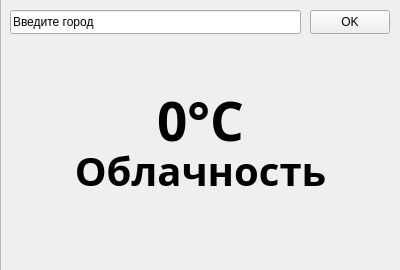
<?xml version="1.0" encoding="UTF-8"?>
<ui version="4.0">
 <class>WeatherRep</class>
 <widget class="QMainWindow" name="WeatherRep">
  <property name="geometry">
   <rect>
    <x>0</x>
    <y>0</y>
    <width>400</width>
    <height>270</height>
   </rect>
  </property>
  <property name="minimumSize">
   <size>
    <width>400</width>
    <height>270</height>
   </size>
  </property>
  <property name="maximumSize">
   <size>
    <width>400</width>
    <height>270</height>
   </size>
  </property>
  <property name="windowTitle">
   <string>MainWindow</string>
  </property>
  <property name="toolTip">
   <string/>
  </property>
  <property name="statusTip">
   <string/>
  </property>
  <property name="autoFillBackground">
   <bool>false</bool>
  </property>
  <property name="styleSheet">
   <string notr="true"/>
  </property>
  <widget class="QWidget" name="centralwidget">
   <widget class="QLabel" name="Temperature">
    <property name="geometry">
     <rect>
      <x>10</x>
      <y>90</y>
      <width>381</width>
      <height>61</height>
     </rect>
    </property>
    <property name="font">
     <font>
      <family>Candara</family>
      <pointsize>40</pointsize>
      <bold>true</bold>
     </font>
    </property>
    <property name="styleSheet">
     <string notr="true">color: rgb(0, 0, 0);</string>
    </property>
    <property name="lineWidth">
     <number>1</number>
    </property>
    <property name="text">
     <string>0°C</string>
    </property>
    <property name="alignment">
     <set>Qt::AlignCenter</set>
    </property>
    <property name="openExternalLinks">
     <bool>false</bool>
    </property>
   </widget>
   <widget class="QLabel" name="Weather">
    <property name="geometry">
     <rect>
      <x>0</x>
      <y>150</y>
      <width>401</width>
      <height>41</height>
     </rect>
    </property>
    <property name="font">
     <font>
      <family>Candara</family>
      <pointsize>30</pointsize>
      <bold>true</bold>
     </font>
    </property>
    <property name="styleSheet">
     <string notr="true">color: rgb(0, 0, 0);</string>
    </property>
    <property name="lineWidth">
     <number>1</number>
    </property>
    <property name="text">
     <string>Облачность</string>
    </property>
    <property name="alignment">
     <set>Qt::AlignCenter</set>
    </property>
    <property name="openExternalLinks">
     <bool>false</bool>
    </property>
   </widget>
   <widget class="QLineEdit" name="lineEdit">
    <property name="geometry">
     <rect>
      <x>10</x>
      <y>10</y>
      <width>291</width>
      <height>24</height>
     </rect>
    </property>
    <property name="text">
     <string>Введите город</string>
    </property>
   </widget>
   <widget class="QPushButton" name="pushButton">
    <property name="geometry">
     <rect>
      <x>310</x>
      <y>10</y>
      <width>80</width>
      <height>24</height>
     </rect>
    </property>
    <property name="text">
     <string>OK</string>
    </property>
   </widget>
   <widget class="QFrame" name="frame">
    <property name="geometry">
     <rect>
      <x>0</x>
      <y>-20</y>
      <width>401</width>
      <height>321</height>
     </rect>
    </property>
    <property name="styleSheet">
     <string notr="true">background-image: url(:/backgrounds/images/cloudy.jpg);</string>
    </property>
    <property name="frameShape">
     <enum>QFrame::StyledPanel</enum>
    </property>
    <property name="frameShadow">
     <enum>QFrame::Raised</enum>
    </property>
   </widget>
   <zorder>frame</zorder>
   <zorder>Weather</zorder>
   <zorder>Temperature</zorder>
   <zorder>lineEdit</zorder>
   <zorder>pushButton</zorder>
  </widget>
 </widget>
 <resources/>
 <connections/>
</ui>
